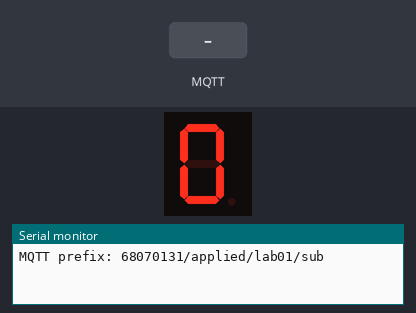
A sketch run on a simulated Arduino Uno R4 WiFi. On the bench: 1-digit seven-segment display, the last lines printed to the serial monitor. Wiring (inferred from the names in the program): 1-digit 7-segment display, segments lit when HIGH: segments D2, D3, D4, D5, D6, D7, D8. The test bench sets the inputs (shaded band). WiFi joins after 1.5 s; servers stay silent unless stated; no MQTT or app messages arrive unless stated; the segment pins are drawn as the display they are named for.

Above: at 2.7 s.
2.8 s: MQTT message "5" arrives on the first subscribed topic
At 5.6 s:
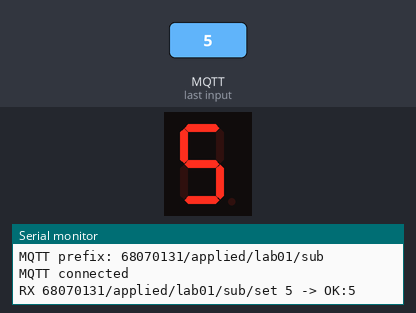
5.8 s: MQTT message "1" arrives on the first subscribed topic
At 6.9 s:
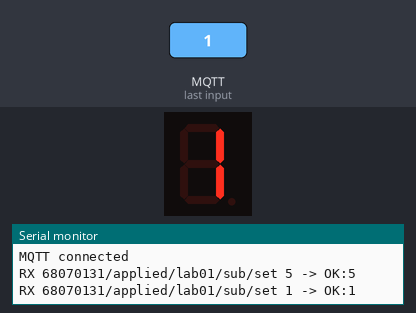
Timing chart, 0 to 8.8 s (numbered marks = the images above; inputs shaded):
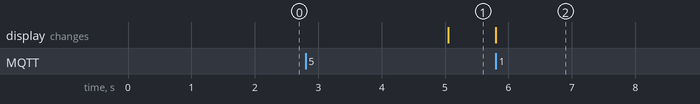

The sketch:

SevenSeg_Counter_sub.ino
```cpp
/*
  01 7เซกเมนต์นับเลข / รับคำสั่งจากเว็บ (Subscribe)
  Arduino UNO R4 WiFi | Broker phycom.it.kmitl.ac.th:1883
  Topic prefix 68070131/applied/lab01/sub
  รหัส Wi-Fi ตัวอย่างนี้ถูกระบุตามโจทย์; Repository เป็น public ควรเปลี่ยนรหัสหรือย้ายเป็น secrets ก่อนใช้จริง
  วงจร: ดู README.md และ assets/circuit-lab01.svg
  คำสั่งเว็บตัวอย่าง: 7
  ทดสอบที่คาดหวัง: หน้าจอ 7-Segment แสดงเลข 7
*/
#include <WiFiS3.h>
#include <MQTTClient.h>
#include <math.h>
const byte SEG[7]={2,3,4,5,6,7,8};
const byte DIGITS[10][7]={{1,1,1,1,1,1,0},{0,1,1,0,0,0,0},{1,1,0,1,1,0,1},{1,1,1,1,0,0,1},{0,1,1,0,0,1,1},{1,0,1,1,0,1,1},{1,0,1,1,1,1,1},{1,1,1,0,0,0,0},{1,1,1,1,1,1,1},{1,1,1,1,0,1,1}};
int digit=0;
void showDigit(int x){if(x<0||x>9)return;for(byte i=0;i<7;i++)digitalWrite(SEG[i],DIGITS[x][i]?HIGH:LOW);}
const char WIFI_SSID[]="EDOK";
const char WIFI_PASSWORD[]="1234567890";
const char MQTT_HOST[]="phycom.it.kmitl.ac.th";
const unsigned int MQTT_PORT=1883;
const char TOPIC_PREFIX[]="68070131/applied/lab01/sub";
const bool SEND_DATA=false;
const bool RECEIVE_COMMANDS=true;
WiFiClient network;
MQTTClient mqtt(1024);
String topicData,topicSet,topicState,clientId;
unsigned long lastSample=0,lastWiFi=0,lastMqtt=0;
const unsigned long SAMPLE_MS=1000UL;
bool remoteActive=false,ackPending=false;
String lastAck="BOOT";

// รับคำสั่งจากเว็บ: ไม่ Publish ภายใน callback
bool applyRemote(String payload){
  if(payload.length()!=1||payload[0]<'0'||payload[0]>'9')return false;digit=payload.toInt();remoteActive=true;showDigit(digit);return true;
}
void onMqttMessage(String &topic,String &payload){
  if(topic!=topicSet)return;
  payload.trim();
  if(payload.length()==0||payload.length()>32){lastAck="ERROR:SIZE";ackPending=true;return;}
  bool accepted=applyRemote(payload);
  lastAck=accepted?String("OK:")+payload:String("ERROR:VALUE");
  ackPending=true;
  Serial.println(String("RX ")+topic+" "+payload+" -> "+lastAck);
}

// โค้ดเซนเซอร์/เอาต์พุตของ LAB
void setupHardware(){for(byte i=0;i<7;i++)pinMode(SEG[i],OUTPUT);showDigit(0);}
String sampleHardware(){
  if(!remoteActive)digit=(digit+1)%10;showDigit(digit);return String(digit);
}
void maintainNetwork(){
  unsigned long now=millis();
  if(WiFi.status()!=WL_CONNECTED){
    if(now-lastWiFi>=10000UL){lastWiFi=now;WiFi.begin(WIFI_SSID,WIFI_PASSWORD);}
    return;
  }
  if(!mqtt.connected()){
    if(now-lastMqtt>=5000UL){
      lastMqtt=now;
      if(mqtt.connect(clientId.c_str())){
        Serial.println("MQTT connected");
        if(RECEIVE_COMMANDS)mqtt.subscribe(topicSet);
      }else Serial.println("MQTT retry later");
    }
    return;
  }
  mqtt.loop();
  if(RECEIVE_COMMANDS && SEND_DATA && ackPending){
    if(mqtt.publish(topicState,lastAck))ackPending=false;
  }
}
void setup(){
  Serial.begin(115200);
  setupHardware();
  topicData=String(TOPIC_PREFIX)+"/data";
  topicSet=String(TOPIC_PREFIX)+"/set";
  topicState=String(TOPIC_PREFIX)+"/state";
  byte mac[6]={0};
  WiFi.macAddress(mac);
  clientId="phycom-lab01-sub-";
  for(byte i=0;i<6;i++){if(mac[i]<16)clientId+="0";clientId+=String(mac[i],HEX);}
  mqtt.begin(MQTT_HOST,MQTT_PORT,network);
  mqtt.onMessage(onMqttMessage);
  WiFi.begin(WIFI_SSID,WIFI_PASSWORD);
  Serial.println(String("MQTT prefix: ")+TOPIC_PREFIX);
}
void loop(){
  maintainNetwork();
  if(millis()-lastSample<SAMPLE_MS)return;
  lastSample=millis();
  if(!SEND_DATA)return; // โหมด Subscribe ควบคุมจากเว็บอย่างเดียว
  String measurement=sampleHardware();
  if(measurement.length()==0)return;
  Serial.println(String("LOCAL ")+measurement);
  if(mqtt.connected())mqtt.publish(topicData,measurement);
}
```

Measured:
- after the input at 2.8 s, the display: changes after 2.3 s (image 1)
- after the input at 5.8 s, the display: changes at once (image 2)
